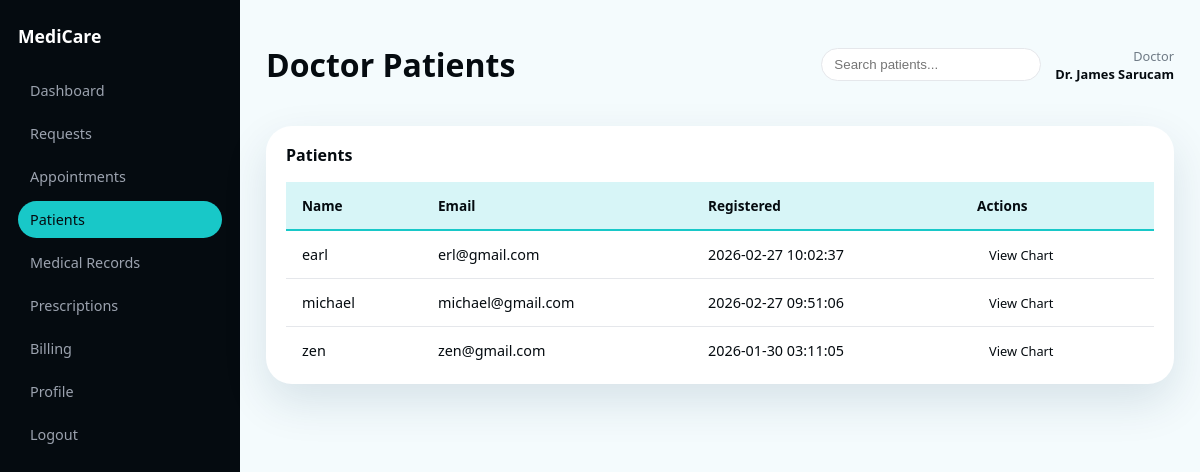
/medicare-clinic/index.php?page=staff-patients (signed in), run on an earlier commit of the app's database.
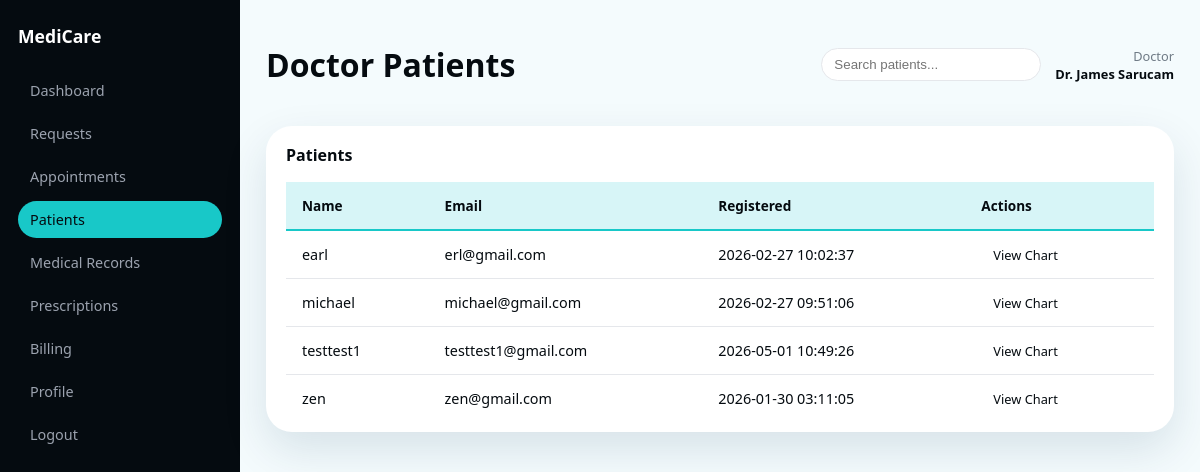
And on a later commit of the database.
### tables this page shows
CREATE TABLE users (
            id INTEGER PRIMARY KEY AUTOINCREMENT,
            email TEXT NOT NULL UNIQUE,
            password_hash TEXT NOT NULL,
            name TEXT NOT NULL,
            role TEXT NOT NULL CHECK(role IN ('admin','doctor','nurse','receptionist','patient')),
            created_at TEXT DEFAULT CURRENT_TIMESTAMP
        , department TEXT);

### medicare-clinic/config/auth.php (called while the page is built, shortened)
<?php
function current_user()
{
    return $_SESSION['user'] ?? null;
}
function current_role(): ?string
{
    $user = current_user();
    return $user['role'] ?? null;
}

### medicare-clinic/app/views/staff/patients.php (the view, shortened to what this page needs)
<?php
require __DIR__ . '/../layouts/staff_sidebar.php';
$pdo = $GLOBALS['pdo'] ?? null;
$user = current_user();
$role = ucfirst(current_role() ?? 'Staff');
$sidebar = render_staff_sidebar();
$patients = [];
if ($pdo) {
    $stmt = $pdo->query("SELECT id, name, email, created_at FROM users WHERE role = 'patient' ORDER BY name");
    $patients = $stmt ? $stmt->fetchAll(PDO::FETCH_ASSOC) : [];
}
?>
<div class="app-shell">
    <?php echo $sidebar; ?>
    <main class="main-content">
        <header class="main-header">
            <h1><?php echo $role; ?> Patients</h1>
            <div class="header-right">
                <div class="search-bar">
                    <input type="text" placeholder="Search patients..." />
                </div>
                <div class="user-info">
                    <span class="role"><?php echo $role; ?></span>
                    <span class="name"><?php echo htmlspecialchars($user['name'] ?? $role); ?></span>
                </div>
            </div>
        </header>
        <section class="panel">
            <div class="panel-header">
                <h3>Patients</h3>
            </div>
            <table class="data-table">
                <thead>
                    <tr>
                        <th>Name</th>
                        <th>Email</th>
                        <th>Registered</th>
                        <th>Actions</th>
                    </tr>
                </thead>
                <tbody>
                    <?php foreach ($patients as $p): ?>
                    <tr>
                        <td><?php echo htmlspecialchars($p['name']); ?></td>
                        <td><?php echo htmlspecialchars($p['email']); ?></td>
                        <td><?php echo htmlspecialchars($p['created_at'] ?? '—'); ?></td>
                        <td><span class="btn-outline small">View Chart</span></td>
                    </tr>
                    <?php endforeach; ?>
                </tbody>
            </table>
        </section>
    </main>
</div>

What changed in the data, as far as the page shows it:
added users: name "testtest1", email "testtest1@gmail.com", created_at "2026-05-01 10:49:26"
